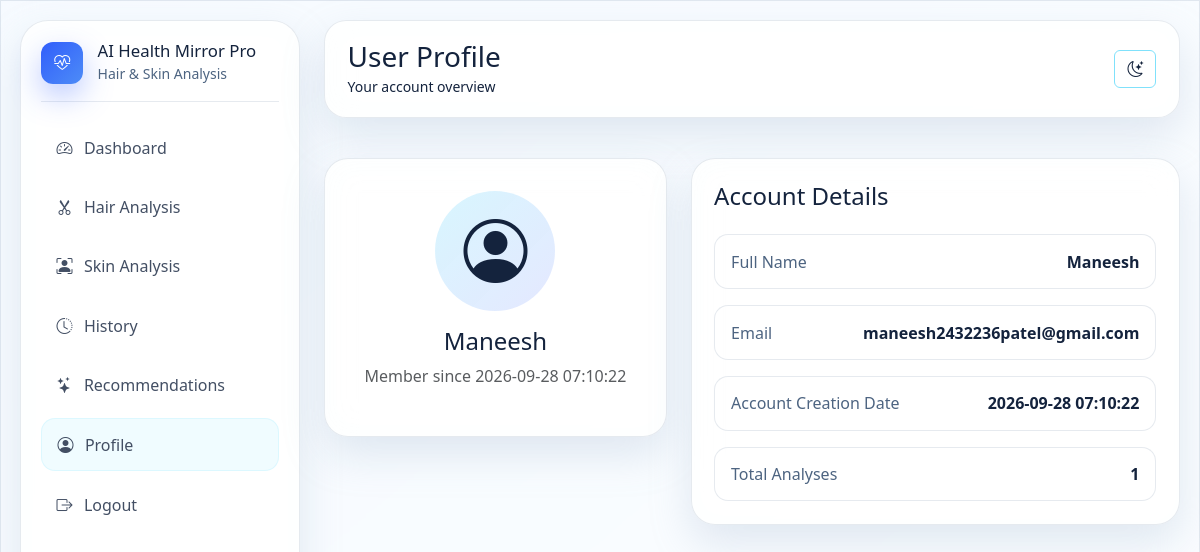
Screenshot of /profile (signed in) with the database file from the repository.
### tables this page shows
CREATE TABLE users (
                id INTEGER PRIMARY KEY AUTOINCREMENT,
                name TEXT NOT NULL,
                email TEXT NOT NULL UNIQUE,
                password TEXT NOT NULL,
                created_at TIMESTAMP DEFAULT CURRENT_TIMESTAMP
            );

### app.py (the view)
@app.route("/profile")
@login_required
def profile():
    user_id = session["user_id"]
    with get_db_connection() as conn:
        user = conn.execute("SELECT * FROM users WHERE id = ?", (user_id,)).fetchone()
        total_analyses = conn.execute("SELECT COUNT(*) as count FROM analysis_history WHERE user_id = ?", (user_id,)).fetchone()["count"]
    if user is None:
        session.clear()
        flash("Your session is invalid. Please log in again.", "warning")
        return redirect(url_for("login"))
    return render_template("profile.html", user=dict(user), total_analyses=total_analyses)

### app.py (called while the page is built)
def get_db_connection():
    conn = sqlite3.connect(DB_PATH)
    conn.row_factory = sqlite3.Row
    return conn

def login_required(view_func):
    @wraps(view_func)
    def wrapper(*args, **kwargs):
        if "user_id" not in session:
            flash("Please log in to continue.", "warning")
            return redirect(url_for("login"))
        return view_func(*args, **kwargs)
    return wrapper

@app.context_processor
def inject_user():
    return {
        "logged_in_user": session.get("user_name"),
        "current_year": datetime.now().year,
    }

### templates/profile.html (shortened to what this page needs)
<!DOCTYPE html>
<html lang="en">
<head>
    <link href="https://cdn.jsdelivr.net/npm/bootstrap@5.3.3/dist/css/bootstrap.min.css" rel="stylesheet">
    <link rel="stylesheet" href="https://cdn.jsdelivr.net/npm/bootstrap-icons@1.11.3/font/bootstrap-icons.min.css">
    <link rel="stylesheet" href="{{ url_for('static', filename='css/style.css') }}">
</head>
<body class="theme-light app-body">
    <div class="app-shell">
        <aside class="sidebar glass-card">
            <div class="brand-block">
                <div class="brand-icon"><i class="bi bi-heart-pulse"></i></div>
                <div>
                    <h5>AI Health Mirror Pro</h5>
                    <small>Hair & Skin Analysis</small>
                </div>
            </div>
            <nav class="nav flex-column sidebar-nav">
                <a class="nav-link" href="{{ url_for('dashboard') }}"><i class="bi bi-speedometer2"></i> Dashboard</a>
                <a class="nav-link" href="{{ url_for('hair_analysis') }}"><i class="bi bi-scissors"></i> Hair Analysis</a>
                <a class="nav-link" href="{{ url_for('skin_analysis') }}"><i class="bi bi-person-bounding-box"></i> Skin Analysis</a>
                <a class="nav-link" href="{{ url_for('history') }}"><i class="bi bi-clock-history"></i> History</a>
                <a class="nav-link" href="{{ url_for('recommendations') }}"><i class="bi bi-stars"></i> Recommendations</a>
                <a class="nav-link active" href="{{ url_for('profile') }}"><i class="bi bi-person-circle"></i> Profile</a>
                <a class="nav-link" href="{{ url_for('logout') }}"><i class="bi bi-box-arrow-right"></i> Logout</a>
            </nav>
        </aside>
        <main class="main-content">
            <nav class="topbar glass-card d-flex justify-content-between align-items-center">
                <div>
                    <h3>User Profile</h3>
                    <small>Your account overview</small>
                </div>
                <button class="btn btn-outline-primary theme-toggle" type="button"><i class="bi bi-moon-stars"></i></button>
            </nav>
            <section class="row g-4 mt-2">
                <div class="col-lg-5">
                    <div class="glass-card panel-block profile-card text-center">
                        <div class="profile-avatar">
                            <i class="bi bi-person-circle"></i>
                        </div>
                        <h4>{{ user.name }}</h4>
                        <p class="text-muted">Member since {{ user.created_at }}</p>
                    </div>
                </div>
                <div class="col-lg-7">
                    <div class="glass-card panel-block">
                        <div class="panel-head">
                            <h4>Account Details</h4>
                        </div>
                        <div class="profile-info">
                            <div class="info-row">
                                <span class="label">Full Name</span>
                                <span class="value">{{ user.name }}</span>
                            </div>
                            <div class="info-row">
                                <span class="label">Email</span>
                                <span class="value">{{ user.email }}</span>
                            </div>
                            <div class="info-row">
                                <span class="label">Account Creation Date</span>
                                <span class="value">{{ user.created_at }}</span>
                            </div>
                            <div class="info-row">
                                <span class="label">Total Analyses</span>
                                <span class="value">{{ total_analyses }}</span>
                            </div>
                        </div>
                    </div>
                </div>
            </section>
        </main>
    </div>
</body>
</html>

### static/css/style.css (style rules this page uses)
:root { --bg-dark: #07111f; --bg-darker: #020b16; --glass: rgba(13, 25, 41, 0.52); --glass-strong: rgba(10, 20, 33, 0.8); --card: rgba(255, 255, 255, 0.08); --border: rgba(255, 255, 255, 0.12); --text: #ebf3ff; --muted: #a9bfd8; --primary: #61dafb; --primary-2: #7c8cff; --accent: #81f7c5; --warning: #ffd774; --danger: #ff7b8f; --shadow: 0 18px 40px rgba(6, 18, 31, 0.35); --input-bg: rgba(255,255,255,0.04); --section-alt: rgba(143, 176, 255, 0.04); }
body.theme-light { --bg-dark: #eef6ff; --bg-darker: #dfeeff; --glass: rgba(255, 255, 255, 0.72); --glass-strong: rgba(255, 255, 255, 0.92); --card: rgba(255, 255, 255, 0.7); --border: rgba(50, 80, 120, 0.12); --text: #14233d; --muted: #4d6481; --primary: #315efb; --primary-2: #4d8cf7; --accent: #17b978; --warning: #d99b00; --danger: #d64c69; --shadow: 0 18px 40px rgba(149, 170, 201, 0.25); --input-bg: rgba(19, 33, 61, 0.04); --section-alt: rgba(117, 153, 255, 0.06); }
* { box-sizing: border-box; }
body { margin: 0; font-family: 'Segoe UI', Tahoma, Geneva, Verdana, sans-serif; background: linear-gradient(140deg, var(--bg-darker), var(--bg-dark)); color: var(--text); min-height: 100vh; transition: all 0.3s ease; overflow-x: hidden; }
a { text-decoration: none; }
.navbar-glass, .glass-card, .app-shell, .site-footer, .auth-card, .panel-block, .metric-card, .action-card, .feature-card, .tech-card, .benefit-card, .info-card, .step-card, .disclaimer-box { backdrop-filter: blur(16px); -webkit-backdrop-filter: blur(16px); background: var(--glass); border: 1px solid var(--border); box-shadow: var(--shadow); }
.brand-icon { width: 42px; height: 42px; border-radius: 12px; display: inline-flex; align-items: center; justify-content: center; background: linear-gradient(135deg, var(--primary), var(--primary-2)); color: white; box-shadow: 0 12px 30px rgba(60, 103, 255, 0.35); }
.nav-link { color: var(--text)!important; opacity: 0.8; }
.btn-outline-primary { border-color: rgba(97, 218, 251, 0.8); color: var(--text); }
.app-body { min-height: 100vh; padding-bottom: 2rem; }
.app-shell { max-width: 1500px; margin: 0 auto; padding: 1.2rem; display: flex; gap: 1.5rem; min-height: 100vh; }
.sidebar { width: 280px; border-radius: 28px; padding: 1.25rem; flex-shrink: 0; }
.brand-block { display: flex; align-items: center; gap: 0.9rem; padding-bottom: 1rem; border-bottom: 1px solid var(--border); margin-bottom: 1.25rem; }
.brand-block h5 { margin: 0; font-size: 1.05rem; }
.brand-block small { color: var(--muted); }
.sidebar-nav { gap: 0.5rem; }
.sidebar-nav .nav-link { display: flex; align-items: center; gap: 0.72rem; padding: 0.85rem 0.95rem; border-radius: 14px; color: var(--text)!important; transition: all 0.2s ease; }
.sidebar-nav .nav-link.active, .sidebar-nav .nav-link:hover { background: rgba(97, 218, 251, 0.12); border: 1px solid rgba(97, 218, 251, 0.18); }
.main-content { flex: 1; min-width: 0; }
.topbar { padding: 1.2rem 1.4rem; border-radius: 22px; display: flex; align-items: center; justify-content: space-between; margin-bottom: 1rem; }
.topbar h3 { margin: 0; }
.panel-block { border-radius: 24px; padding: 1.4rem; }
.panel-head { display: flex; justify-content: space-between; align-items: center; margin-bottom: 1rem; }
.profile-card { padding: 2rem 1.5rem; }
.profile-avatar { width: 120px; height: 120px; border-radius: 50%; background: linear-gradient(135deg, rgba(97,218,251,0.25), rgba(124,140,255,0.2)); display: inline-flex; align-items: center; justify-content: center; font-size: 4rem; margin-bottom: 1rem; }
.profile-info { display: grid; gap: 1rem; }
.info-row { display: flex; align-items: center; justify-content: space-between; gap: 1rem; padding: 0.9rem 1rem; background: rgba(255,255,255,0.04); border-radius: 14px; border: 1px solid var(--border); }
.label { color: var(--muted); }
.value { font-weight: 600; }

### rows the page displays
users: name "Maneesh", created_at "2026-09-28 07:10:22", email "maneesh2432236patel@gmail.com"

### other values shown
{{ total_analyses }} "1"
